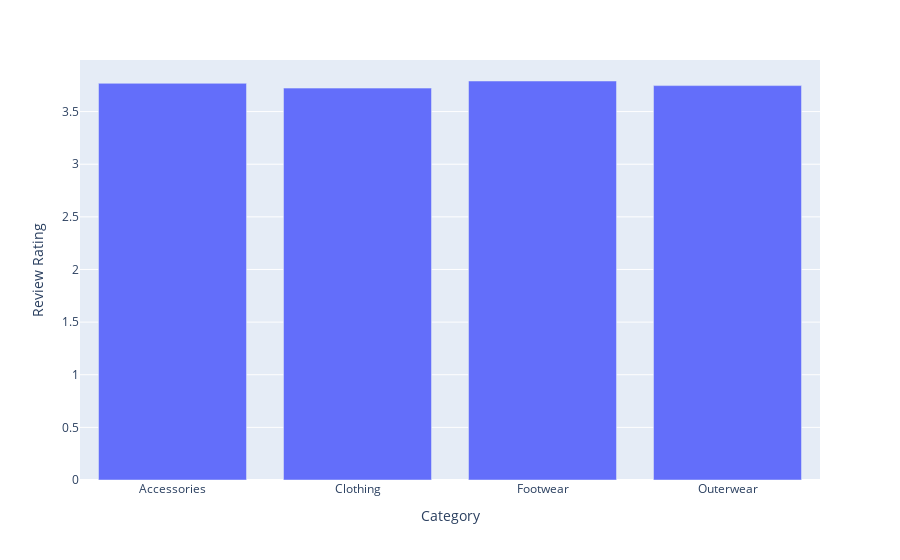

This figure's notebook cell:
### Code cell
fig = px.bar(ort_puan ,x= 'Category' , y = 'Review Rating' )
fig.show()

### Figure 1 — Plotly figure (JSON) as saved in the notebook; plotly's stock layout.template omitted (floating-point values rounded to 4 significant figures)
{"data": [{"alignmentgroup": "True", "hovertemplate": "Category=%{x}<br>Review Rating=%{y}<extra></extra>", "legendgroup": "", "marker": {"color": "#636efa", "pattern": {"shape": ""}}, "name": "", "offsetgroup": "", "orientation": "v", "showlegend": false, "textposition": "auto", "type": "bar", "x": ["Accessories", "Clothing", "Footwear", "Outerwear"], "xaxis": "x", "y": [3.769, 3.723, 3.791, 3.747], "yaxis": "y"}], "layout": {"barmode": "relative", "legend": {"tracegroupgap": 0}, "margin": {"t": 60}, "xaxis": {"anchor": "y", "domain": [0, 1], "title": {"text": "Category"}}, "yaxis": {"anchor": "x", "domain": [0, 1], "title": {"text": "Review Rating"}}}}
